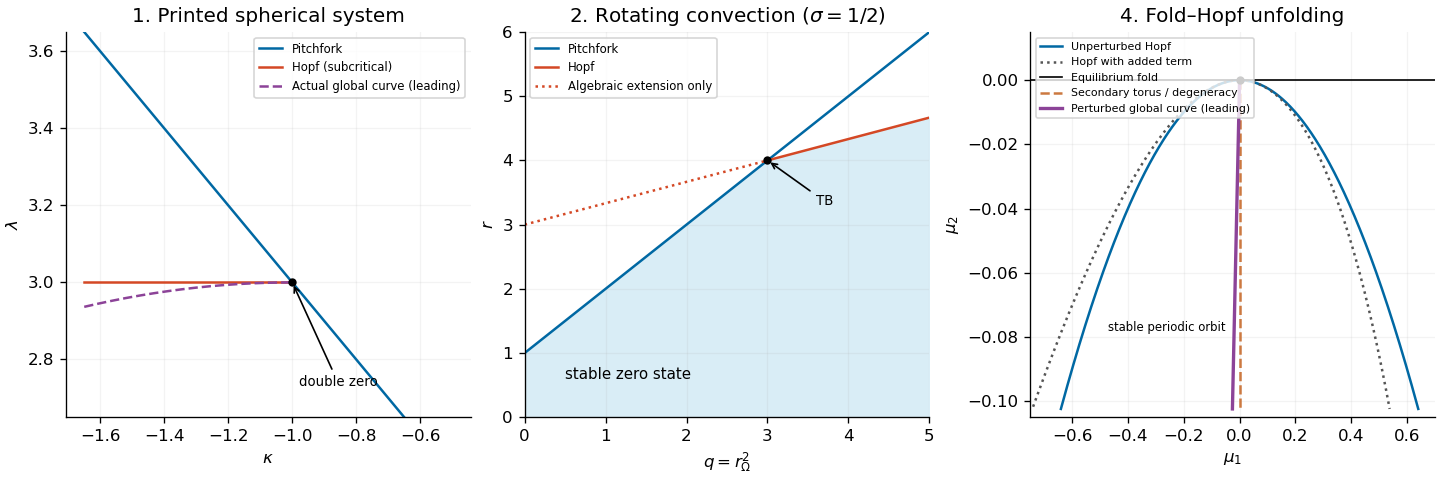

This figure's Python source:
"""Original bifurcation diagrams. Python 3.14, numpy and matplotlib.
Writes only the PNG basename in the caller's working directory.
"""
import numpy as np
import matplotlib
matplotlib.use('Agg')
import matplotlib.pyplot as plt

fig, axes = plt.subplots(1, 3, figsize=(12, 4), constrained_layout=True)
ax = axes[0]
k = np.linspace(-1.65, -.5, 300)
ax.plot(k, 2-k, color='#0068a3', label='Pitchfork')
ax.plot(k[k < -1], np.full(np.sum(k < -1), 3.), color='#d44825', label='Hopf (subcritical)')
k2 = np.linspace(-1.65, -1, 180)
ax.plot(k2, 3-.15*(k2+1)**2, '--', color='#8c4398', label='Actual global curve (leading)')
ax.plot(-1,3,'ko',ms=4)
ax.set(xlabel=r'$\kappa$',ylabel=r'$\lambda$',title='1. Printed spherical system',ylim=(2.65,3.65))
ax.legend(fontsize=7,loc='upper right')
ax.annotate('double zero',(-1,3),(-.98,2.73),arrowprops={'arrowstyle':'->'},fontsize=8)
ax = axes[1]
s=.5
q=np.linspace(0,5,301)
pitch=1+q; hopf=2*(1+s)+2*s*s*q/(1+s)
ax.plot(q,pitch,color='#0068a3',label='Pitchfork')
ax.plot(q[q>=3],hopf[q>=3],color='#d44825',label='Hopf')
ax.plot(q[q<3],hopf[q<3],':',color='#d44825',label='Algebraic extension only')
ax.fill_between(q,0,np.minimum(pitch,hopf),color='#d9edf6')
ax.plot(3,4,'ko',ms=4)
ax.annotate('TB',(3,4),(3.6,3.3),arrowprops={'arrowstyle':'->'},fontsize=8)
ax.text(.5,.6,'stable zero state',fontsize=9)
ax.set(xlabel=r'$q=r_\Omega^2$',ylabel=r'$r$',title=r'2. Rotating convection ($\sigma=1/2$)',xlim=(0,5),ylim=(0,6))
ax.legend(fontsize=7,loc='upper left')
ax=axes[2]
a=np.linspace(0,.32,301)
ax.plot(-2*a,-a*a,color='#0068a3',label='Unperturbed Hopf')
ax.plot(2*a,-a*a,color='#0068a3')
ax.plot(-2*a-a*a,-a*a,':',color='#555555',label='Hopf with added term')
ax.plot(2*a-a*a,-a*a,':',color='#555555')
ax.axhline(0,color='black',lw=1,label='Equilibrium fold')
ax.plot(np.zeros_like(a),-a*a,'--',color='#cc7940',label='Secondary torus / degeneracy')
ax.plot(-a*a/4,-a*a,color='#8c4398',lw=2,label='Perturbed global curve (leading)')
ax.plot(0,0,'ko',ms=4)
ax.text(-.47,-.078,'stable periodic orbit',fontsize=7)
ax.set(xlabel=r'$\mu_1$',ylabel=r'$\mu_2$',title='4. Fold–Hopf unfolding',xlim=(-.75,.7),ylim=(-.105,.015))
ax.legend(fontsize=6.6,loc='upper left')
for ax in axes:
    ax.spines[['top','right']].set_visible(False)
    ax.grid(alpha=.15)
fig.savefig('paper-59-bifurcation-diagrams.png',dpi=120,facecolor='white')
plt.close(fig)
